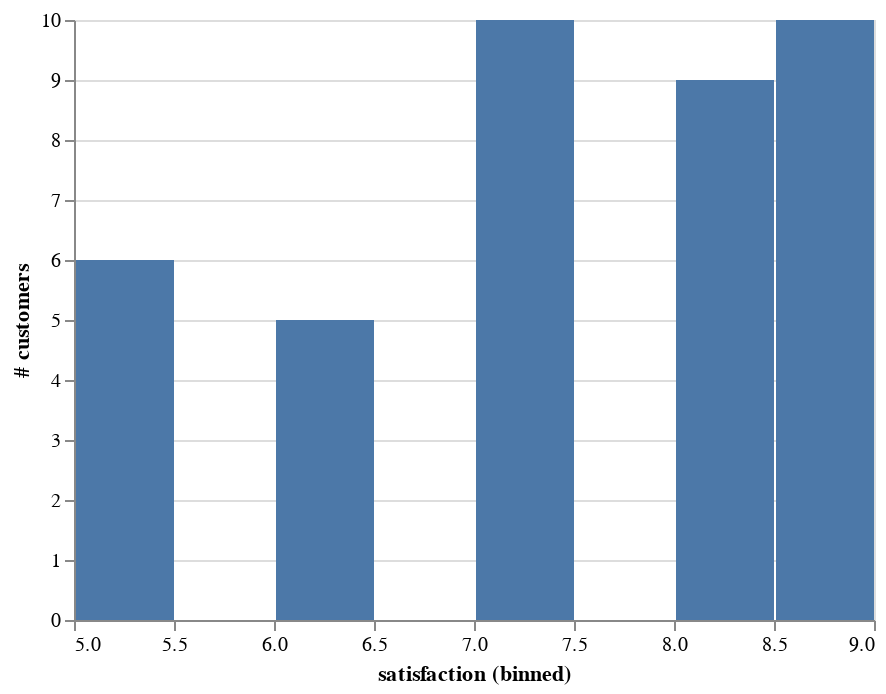

The code cell stored with this chart in its notebook:
### Code cell
customer_df = pd.DataFrame([i[1] for i in customer_twin_examples])

alt.Chart(customer_df).mark_bar().encode(
    alt.X("satisfaction:Q", bin=True),
    alt.Y('count()', title='# customers')
).properties()

### Figure 1 — Vega-Lite specification as saved in the notebook (floating-point values rounded to 4 significant figures)
{"config": {"view": {"continuousWidth": 400, "continuousHeight": 300}}, "data": {"name": "data-5550894ec7db2b3ea851a9058ab41163"}, "mark": "bar", "encoding": {"x": {"type": "quantitative", "bin": true, "field": "satisfaction"}, "y": {"type": "quantitative", "aggregate": "count", "title": "# customers"}}, "$schema": "https://vega.github.io/schema/vega-lite/v4.8.1.json", "datasets": {"data-5550894ec7db2b3ea851a9058ab41163": [{"$metadata": {"$model": "dtmi:billmanh:patron;1"}, "satisfaction": 7, "totalWaitTime": 0}, {"$metadata": {"$model": "dtmi:billmanh:patron;1"}, "satisfaction": 9, "totalWaitTime": 0}, {"$metadata": {"$model": "dtmi:billmanh:patron;1"}, "satisfaction": 7, "totalWaitTime": 0}, {"$metadata": {"$model": "dtmi:billmanh:patron;1"}, "satisfaction": 8, "totalWaitTime": 0}, {"$metadata": {"$model": "dtmi:billmanh:patron;1"}, "satisfaction": 8, "totalWaitTime": 0}, {"$metadata": {"$model": "dtmi:billmanh:patron;1"}, "satisfaction": 6, "totalWaitTime": 0}, {"$metadata": {"$model": "dtmi:billmanh:patron;1"}, "satisfaction": 8, "totalWaitTime": 0}, {"$metadata": {"$model": "dtmi:billmanh:patron;1"}, "satisfaction": 8, "totalWaitTime": 0}, {"$metadata": {"$model": "dtmi:billmanh:patron;1"}, "satisfaction": 5, "totalWaitTime": 0}, {"$metadata": {"$model": "dtmi:billmanh:patron;1"}, "satisfaction": 9, "totalWaitTime": 0}, {"$metadata": {"$model": "dtmi:billmanh:patron;1"}, "satisfaction": 9, "totalWaitTime": 0}, {"$metadata": {"$model": "dtmi:billmanh:patron;1"}, "satisfaction": 9, "totalWaitTime": 0}, {"$metadata": {"$model": "dtmi:billmanh:patron;1"}, "satisfaction": 5, "totalWaitTime": 0}, {"$metadata": {"$model": "dtmi:billmanh:patron;1"}, "satisfaction": 7, "totalWaitTime": 0}, {"$metadata": {"$model": "dtmi:billmanh:patron;1"}, "satisfaction": 5, "totalWaitTime": 0}, {"$metadata": {"$model": "dtmi:billmanh:patron;1"}, "satisfaction": 9, "totalWaitTime": 0}, {"$metadata": {"$model": "dtmi:billmanh:patron;1"}, "satisfaction": 5, "totalWaitTime": 0}, {"$metadata": {"$model": "dtmi:billmanh:patron;1"}, "satisfaction": 8, "totalWaitTime": 0}, {"$metadata": {"$model": "dtmi:billmanh:patron;1"}, "satisfaction": 9, "totalWaitTime": 0}, {"$metadata": {"$model": "dtmi:billmanh:patron;1"}, "satisfaction": 7, "totalWaitTime": 0}, {"$metadata": {"$model": "dtmi:billmanh:patron;1"}, "satisfaction": 9, "totalWaitTime": 0}, {"$metadata": {"$model": "dtmi:billmanh:patron;1"}, "satisfaction": 8, "totalWaitTime": 0}, {"$metadata": {"$model": "dtmi:billmanh:patron;1"}, "satisfaction": 8, "totalWaitTime": 0}, {"$metadata": {"$model": "dtmi:billmanh:patron;1"}, "satisfaction": 9, "totalWaitTime": 0}, {"$metadata": {"$model": "dtmi:billmanh:patron;1"}, "satisfaction": 6, "totalWaitTime": 0}, {"$metadata": {"$model": "dtmi:billmanh:patron;1"}, "satisfaction": 6, "totalWaitTime": 0}, {"$metadata": {"$model": "dtmi:billmanh:patron;1"}, "satisfaction": 9, "totalWaitTime": 0}, {"$metadata": {"$model": "dtmi:billmanh:patron;1"}, "satisfaction": 6, "totalWaitTime": 0}, {"$metadata": {"$model": "dtmi:billmanh:patron;1"}, "satisfaction": 7, "totalWaitTime": 0}, {"$metadata": {"$model": "dtmi:billmanh:patron;1"}, "satisfaction": 7, "totalWaitTime": 0}, {"$metadata": {"$model": "dtmi:billmanh:patron;1"}, "satisfaction": 9, "totalWaitTime": 0}, {"$metadata": {"$model": "dtmi:billmanh:patron;1"}, "satisfaction": 5, "totalWaitTime": 0}, {"$metadata": {"$model": "dtmi:billmanh:patron;1"}, "satisfaction": 7, "totalWaitTime": 0}, {"$metadata": {"$model": "dtmi:billmanh:patron;1"}, "satisfaction": 8, "totalWaitTime": 0}, {"$metadata": {"$model": "dtmi:billmanh:patron;1"}, "satisfaction": 7, "totalWaitTime": 0}, {"$metadata": {"$model": "dtmi:billmanh:patron;1"}, "satisfaction": 5, "totalWaitTime": 0}, {"$metadata": {"$model": "dtmi:billmanh:patron;1"}, "satisfaction": 8, "totalWaitTime": 0}, {"$metadata": {"$model": "dtmi:billmanh:patron;1"}, "satisfaction": 7, "totalWaitTime": 0}, {"$metadata": {"$model": "dtmi:billmanh:patron;1"}, "satisfaction": 6, "totalWaitTime": 0}, {"$metadata": {"$model": "dtmi:billmanh:patron;1"}, "satisfaction": 7, "totalWaitTime": 0}]}}
